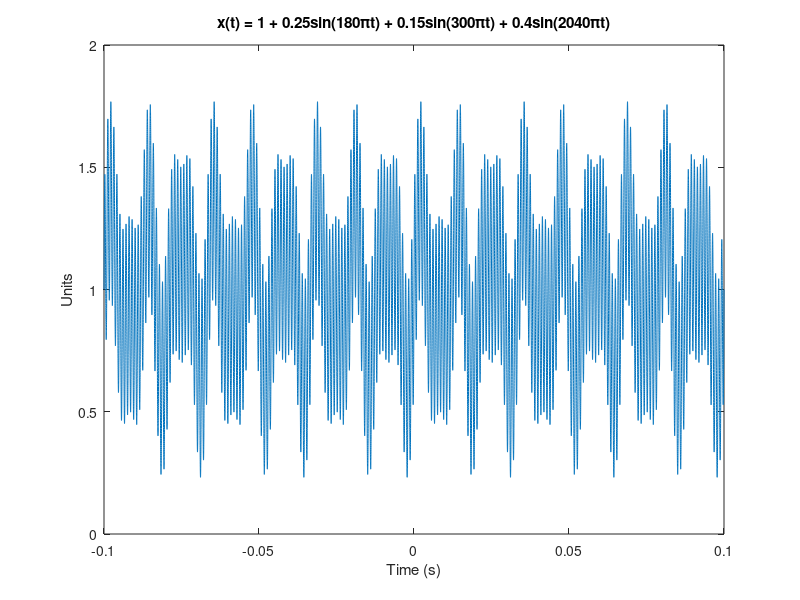
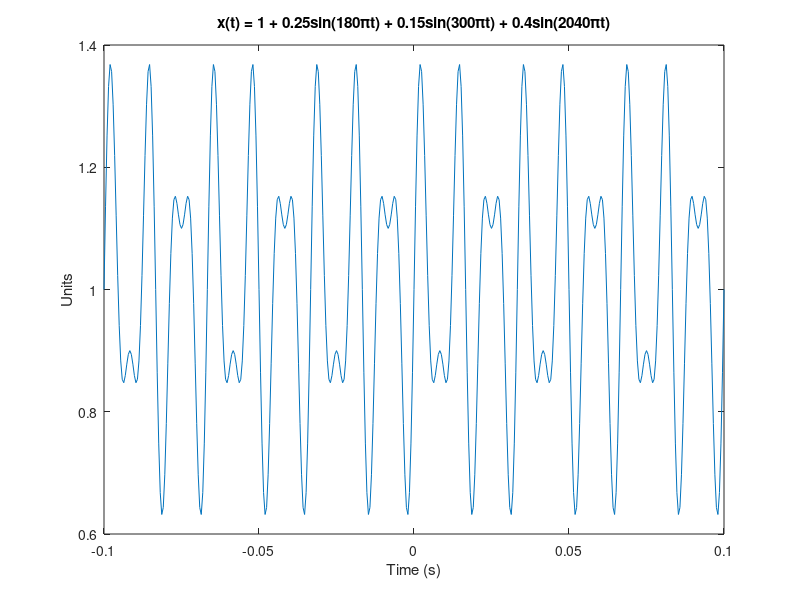

The MATLAB source for these figures, in order:
t = -0.1:(1/(2*1020*100)):0.1;
dsb_am = 1 + 0.25*sin(180*pi*t)+0.15*sin(300*pi*t)+0.4*sin(2040*pi*t);

figure;
plot(t, dsb_am)
title('x(t) = 1 + 0.25sin(180\pit) + 0.15sin(300\pit) + 0.4sin(2040\pit)')
xlabel('Time (s)')
ylabel('Units')

t = -0.1:(1/(2*1020)):0.1;
dsb_am = 1 + 0.25*sin(180*pi*t)+0.15*sin(300*pi*t)+0.4*sin(2040*pi*t);

figure;
plot(t, dsb_am)
title('x(t) = 1 + 0.25sin(180\pit) + 0.15sin(300\pit) + 0.4sin(2040\pit)')
xlabel('Time (s)')
ylabel('Units')
